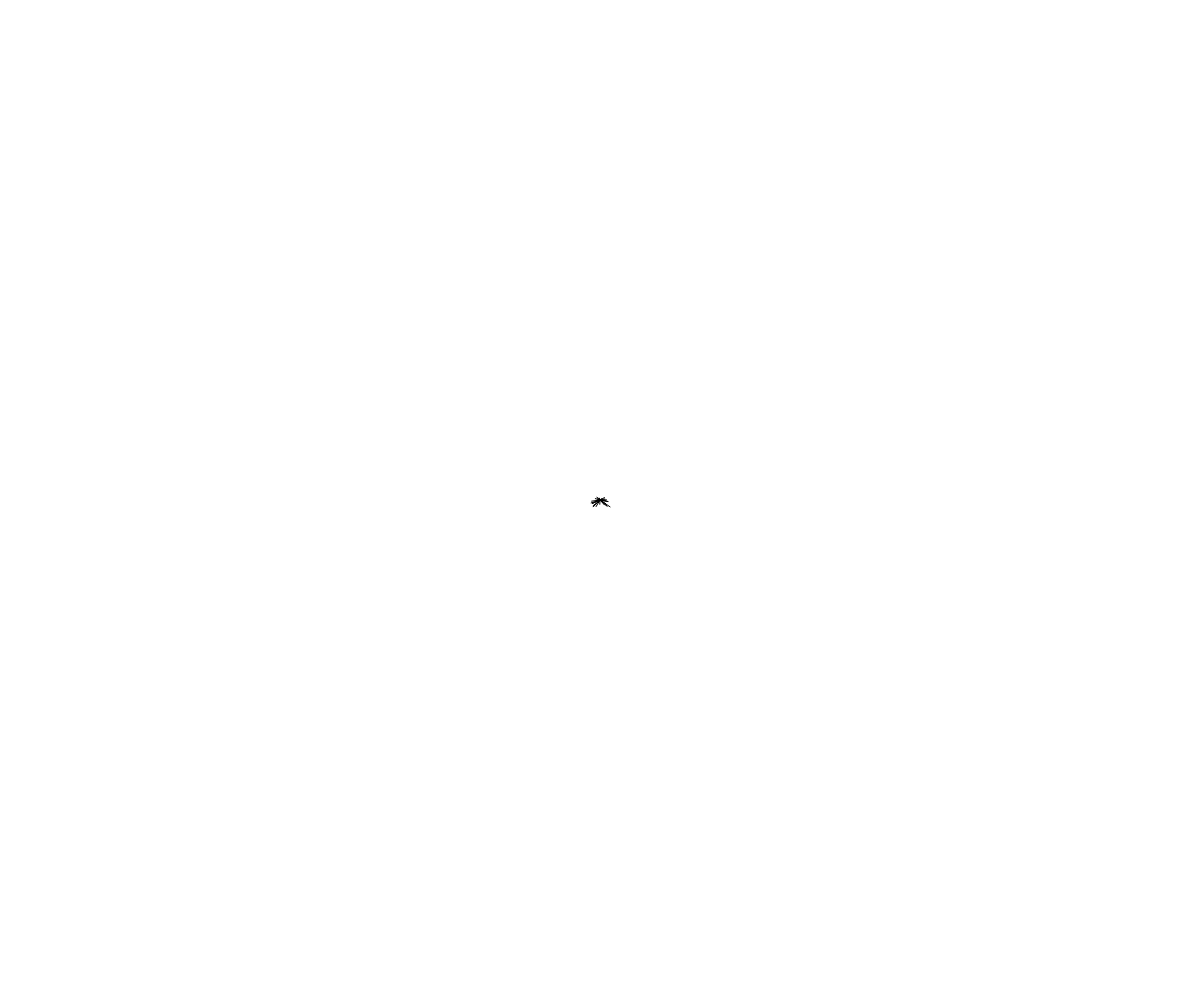
Frame 1 (no input)
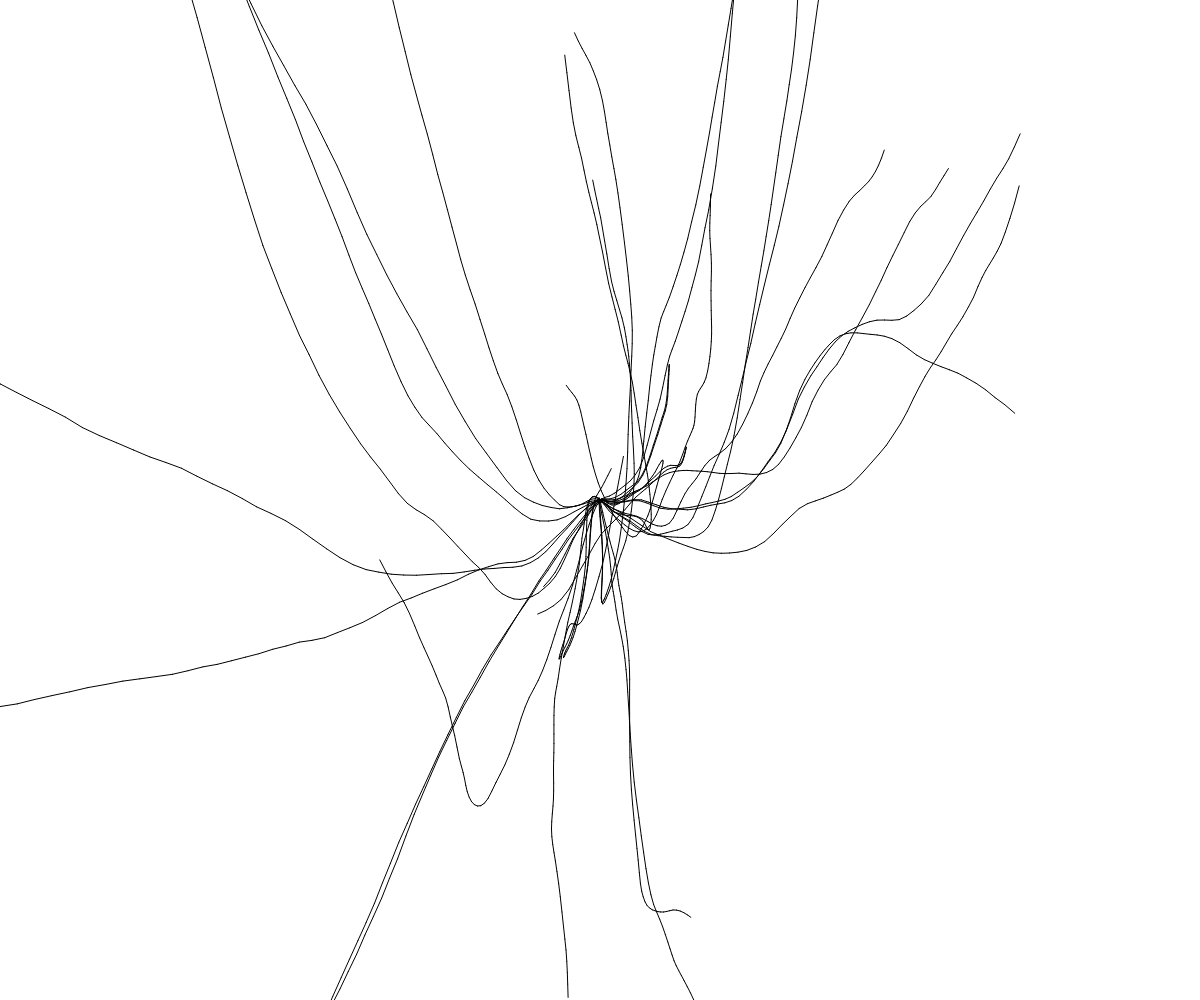
Frame 60 (no input)
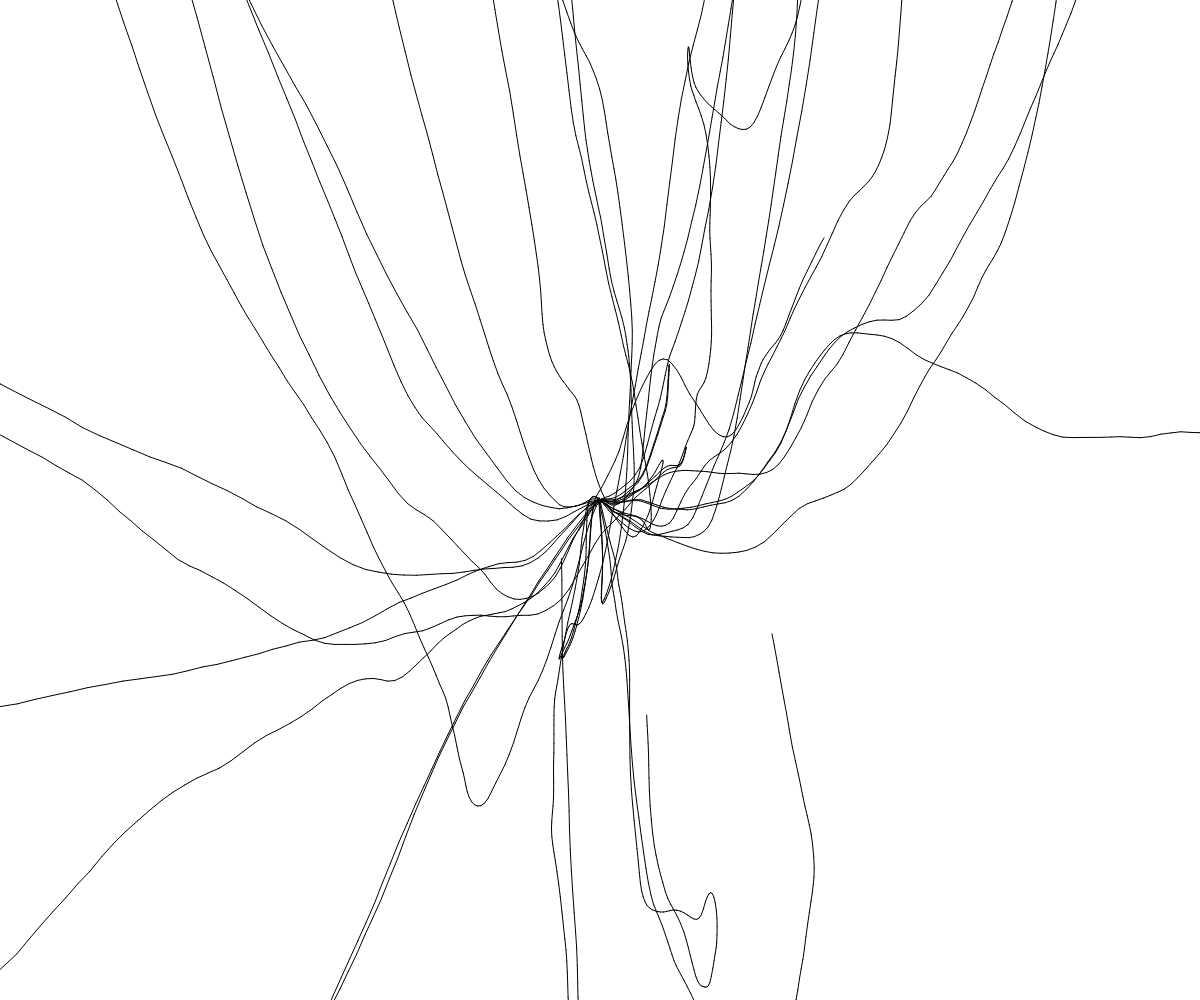
Frame 120 (the mouse pressed at the canvas centre since frame 60)

The p5.js sketch that drew these frames (run headless with seeded random() and noise() and a simulated clock; from frame 60 on, the mouse is pressed at the canvas centre):

// p5.js sketch
// ── sketch.js
// Generatore di pattern 0.1 by Mariangela Catucci [pattern, color, click, square, circle]
// 2021 © Mariangela @MariangelaCatucci, Daniele @Fupete and the course DS-2021 at DESIGN.unirsm 
// github.com/ds-2021-unirsm — github.com/fupete
// Educational purposes, MIT License, 2021, San Marino
//
// —
//
// Credits/Thanks to: 
// @LouisHoebregts (twitter.com/mamboleoo) for https://www.generativehut.com
// original license: MIT License 2020
//
// —
//
// Help:
// [mouseClicked] rigenerazione colore e direzione camminatori
//
// —

let walkers = [];

function setup () {
  createCanvas(windowWidth, windowHeight);
  let x = width / 2;
  let y = height / 2;
  for (let i = 0; i < 30; i++) {
    walkers.push(new Walker(x, y));
  }
}

function draw () {
  walkers.forEach(walker => {
      walker.velocity();
      walker.move();
      walker.draw();
  });
}

function mouseClicked () {
  clear();
  walkers = [];
  for (let i = 0; i < 30; i++) {
    stroke(random(0,255), random(0,255), random(0,255), 100);
    walkers.push(new Walker(mouseX, mouseY));
  }
}

class Walker {
  constructor (x, y) {
    this.x = x;
    this.y = y;
    this.px = x;
    this.py = y;
    this.velocityX = random(-10, 10);
    this.velocityY = random(-5, 5);
    this.draw();
  }
  
  velocity () {
    this.velocityX += map(noise(this.x * 0.03, this.y * 0.03), 0, 1, -1, 1);
    this.velocityY += map(noise(this.y * 0.05, this.x * 0.05), 0, 1, -5, 5);
  }
  
  move () {  
    this.x += this.velocityX;
    this.y += this.velocityY;
  }
  
  draw () {
    line(this.x, this.y, this.px, this.py);
    this.px = this.x;
    this.py = this.y;
  }
}
